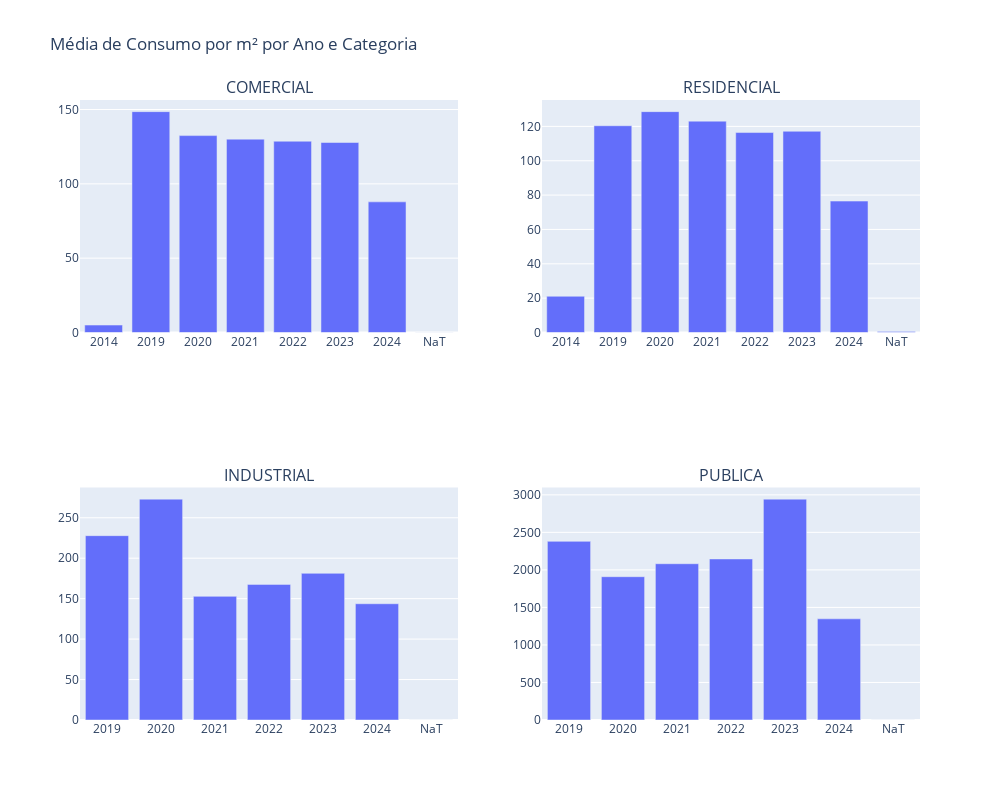

Here is the notebook cell this chart was saved with:
### Markdown cell above
### Média de Consumo por m³ por categoria e ano

### Code cell
df_consumo['DAT_LEITURA'] = pd.to_datetime(df_consumo['DAT_LEITURA'])

df_consumo['Year'] = df_consumo['DAT_LEITURA'].dt.to_period('Y').astype(str)

df_consumo_cat = df_consumo.groupby(['Year', 'CATEGORIA']).agg({
    'CONS_MEDIDO': 'sum',
    'SEQ_RESPONSAVEL': 'nunique'
}).reset_index()

df_consumo_cat['CONS_MEDIDO_M2'] = df_consumo_cat['CONS_MEDIDO'] / df_consumo_cat['SEQ_RESPONSAVEL']

subcategorias = df_consumo_cat['CATEGORIA'].unique()
fig = sp.make_subplots(rows=2, cols=2, subplot_titles=subcategorias[:4])

for i, subcategoria in enumerate(subcategorias[:4]):
    df_plot = df_consumo_cat[df_consumo_cat['CATEGORIA'] == subcategoria]

    fig_mean = px.bar(df_plot, x='Year', y='CONS_MEDIDO_M2', title=f'Média de Consumo por m² por {subcategoria}')

    for trace in fig_mean.data:
        row = (i // 2) + 1
        col = (i % 2) + 1
        fig.add_trace(trace, row=row, col=col)

fig.update_layout(height=800, width=1000, title_text="Média de Consumo por m² por Ano e Categoria")
fig.show()

### Figure 1 — Plotly figure (JSON) as saved in the notebook; plotly's stock layout.template omitted (floating-point values rounded to 4 significant figures)
{"data": [{"alignmentgroup": "True", "hovertemplate": "Year=%{x}<br>CONS_MEDIDO_M2=%{y}<extra></extra>", "legendgroup": "", "marker": {"color": "#636efa", "pattern": {"shape": ""}}, "name": "", "offsetgroup": "", "orientation": "v", "showlegend": false, "textposition": "auto", "type": "bar", "x": ["2014", "2019", "2020", "2021", "2022", "2023", "2024", "NaT"], "xaxis": "x", "y": [5, 148.6, 132.5, 130.1, 128.7, 127.8, 87.87, 0.05792], "yaxis": "y"}, {"alignmentgroup": "True", "hovertemplate": "Year=%{x}<br>CONS_MEDIDO_M2=%{y}<extra></extra>", "legendgroup": "", "marker": {"color": "#636efa", "pattern": {"shape": ""}}, "name": "", "offsetgroup": "", "orientation": "v", "showlegend": false, "textposition": "auto", "type": "bar", "x": ["2014", "2019", "2020", "2021", "2022", "2023", "2024", "NaT"], "xaxis": "x2", "y": [21.09, 120.4, 128.6, 123.1, 116.4, 117.2, 76.52, 0.5172], "yaxis": "y2"}, {"alignmentgroup": "True", "hovertemplate": "Year=%{x}<br>CONS_MEDIDO_M2=%{y}<extra></extra>", "legendgroup": "", "marker": {"color": "#636efa", "pattern": {"shape": ""}}, "name": "", "offsetgroup": "", "orientation": "v", "showlegend": false, "textposition": "auto", "type": "bar", "x": ["2019", "2020", "2021", "2022", "2023", "2024", "NaT"], "xaxis": "x3", "y": [227.9, 273.0, 152.8, 167.6, 181.3, 143.7, 0], "yaxis": "y3"}, {"alignmentgroup": "True", "hovertemplate": "Year=%{x}<br>CONS_MEDIDO_M2=%{y}<extra></extra>", "legendgroup": "", "marker": {"color": "#636efa", "pattern": {"shape": ""}}, "name": "", "offsetgroup": "", "orientation": "v", "showlegend": false, "textposition": "auto", "type": "bar", "x": ["2019", "2020", "2021", "2022", "2023", "2024", "NaT"], "xaxis": "x4", "y": [2380.0, 1909.0, 2082.0, 2146.0, 2943.0, 1348.0, 0.33], "yaxis": "y4"}], "layout": {"annotations": [{"font": {"size": 16}, "showarrow": false, "text": "COMERCIAL", "x": 0.225, "xanchor": "center", "xref": "paper", "y": 1, "yanchor": "bottom", "yref": "paper"}, {"font": {"size": 16}, "showarrow": false, "text": "RESIDENCIAL", "x": 0.775, "xanchor": "center", "xref": "paper", "y": 1, "yanchor": "bottom", "yref": "paper"}, {"font": {"size": 16}, "showarrow": false, "text": "INDUSTRIAL", "x": 0.225, "xanchor": "center", "xref": "paper", "y": 0.375, "yanchor": "bottom", "yref": "paper"}, {"font": {"size": 16}, "showarrow": false, "text": "PUBLICA", "x": 0.775, "xanchor": "center", "xref": "paper", "y": 0.375, "yanchor": "bottom", "yref": "paper"}], "height": 800, "title": {"text": "Média de Consumo por m² por Ano e Categoria"}, "width": 1000, "xaxis": {"anchor": "y", "domain": [0, 0.45]}, "xaxis2": {"anchor": "y2", "domain": [0.55, 1]}, "xaxis3": {"anchor": "y3", "domain": [0, 0.45]}, "xaxis4": {"anchor": "y4", "domain": [0.55, 1]}, "yaxis": {"anchor": "x", "domain": [0.625, 1]}, "yaxis2": {"anchor": "x2", "domain": [0.625, 1]}, "yaxis3": {"anchor": "x3", "domain": [0, 0.375]}, "yaxis4": {"anchor": "x4", "domain": [0, 0.375]}}}
